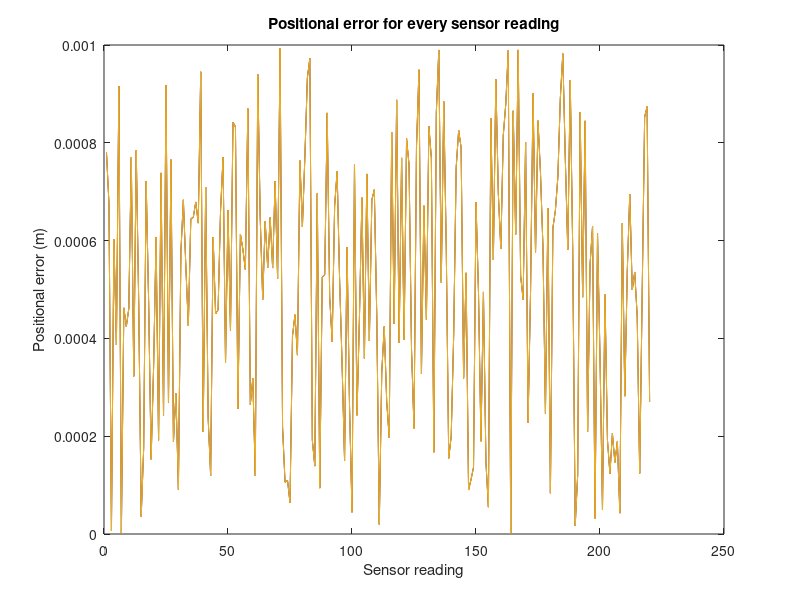

MATLAB code for this plot:
%% Collect movement data

% We use the error vector file from collectMovementData().
clc; clear;

load('err.mat'); % load error matrix data

%% Q1. Plot a graph showing error values per sensor reading

% Title should be 'Positional error for every sensor reading'
% x-axis label showing 'sensor reading' should be there
% y-axis label showing 'positional error (m)' should be there

plot(err);
title("Positional error for every sensor reading");
xlabel("Sensor reading");
ylabel("Positional error (m)");